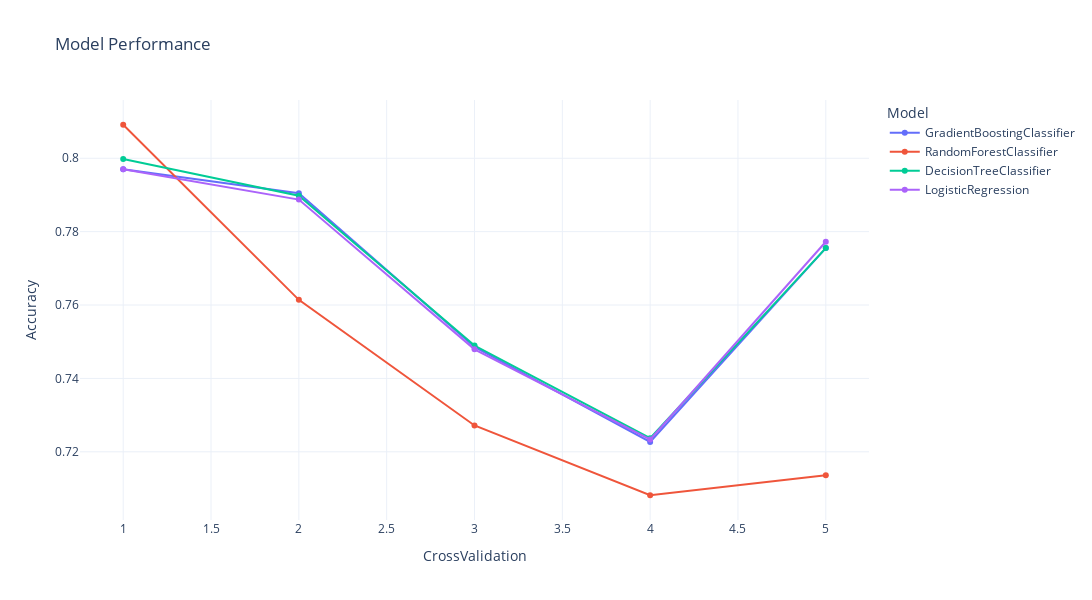

The cell this chart's notebook holds for it:
### Code cell
# Make sure to call the function using the correct data:
plotlines(result)

### Figure 1 — Plotly figure (JSON) as saved in the notebook; plotly's stock layout.template omitted (floating-point values rounded to 4 significant figures)
{"data": [{"hovertemplate": "Model=GradientBoostingClassifier<br>CrossValidation=%{x}<br>Accuracy=%{y}<extra></extra>", "legendgroup": "GradientBoostingClassifier", "line": {"color": "#636efa", "dash": "solid"}, "marker": {"symbol": "circle"}, "mode": "lines+markers", "name": "GradientBoostingClassifier", "orientation": "v", "showlegend": true, "type": "scatter", "x": [1, 2, 3, 4, 5], "xaxis": "x", "y": [0.797, 0.7905, 0.7486, 0.7227, 0.7755], "yaxis": "y"}, {"hovertemplate": "Model=RandomForestClassifier<br>CrossValidation=%{x}<br>Accuracy=%{y}<extra></extra>", "legendgroup": "RandomForestClassifier", "line": {"color": "#EF553B", "dash": "solid"}, "marker": {"symbol": "circle"}, "mode": "lines+markers", "name": "RandomForestClassifier", "orientation": "v", "showlegend": true, "type": "scatter", "x": [1, 2, 3, 4, 5], "xaxis": "x", "y": [0.8091, 0.7614, 0.7272, 0.7082, 0.7136], "yaxis": "y"}, {"hovertemplate": "Model=DecisionTreeClassifier<br>CrossValidation=%{x}<br>Accuracy=%{y}<extra></extra>", "legendgroup": "DecisionTreeClassifier", "line": {"color": "#00cc96", "dash": "solid"}, "marker": {"symbol": "circle"}, "mode": "lines+markers", "name": "DecisionTreeClassifier", "orientation": "v", "showlegend": true, "type": "scatter", "x": [1, 2, 3, 4, 5], "xaxis": "x", "y": [0.7998, 0.7898, 0.749, 0.7237, 0.7755], "yaxis": "y"}, {"hovertemplate": "Model=LogisticRegression<br>CrossValidation=%{x}<br>Accuracy=%{y}<extra></extra>", "legendgroup": "LogisticRegression", "line": {"color": "#ab63fa", "dash": "solid"}, "marker": {"symbol": "circle"}, "mode": "lines+markers", "name": "LogisticRegression", "orientation": "v", "showlegend": true, "type": "scatter", "x": [1, 2, 3, 4, 5], "xaxis": "x", "y": [0.797, 0.7887, 0.7479, 0.7234, 0.7772], "yaxis": "y"}], "layout": {"autosize": false, "height": 600, "legend": {"title": {"text": "Model"}, "tracegroupgap": 0}, "title": {"text": "Model Performance"}, "width": 1500, "xaxis": {"anchor": "y", "domain": [0, 1], "title": {"text": "CrossValidation"}}, "yaxis": {"anchor": "x", "domain": [0, 1], "title": {"text": "Accuracy"}}}}
